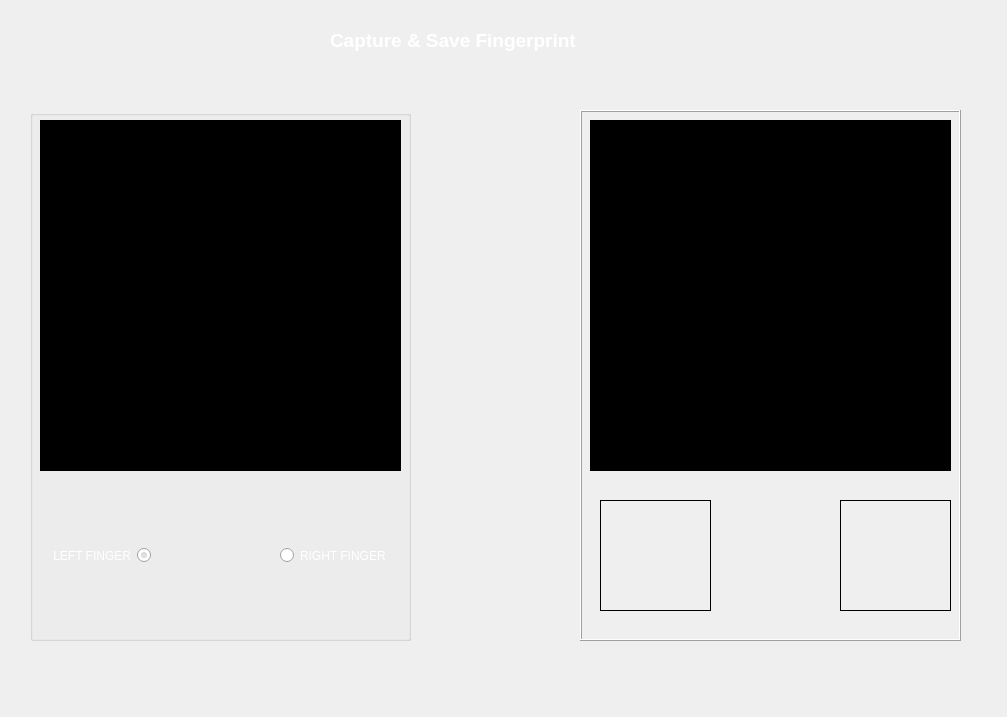
<?xml version="1.0" encoding="UTF-8"?>
<ui version="4.0">
 <class>FingerprintCaptureForm</class>
 <widget class="QWidget" name="FingerprintCaptureForm">
  <property name="geometry">
   <rect>
    <x>0</x>
    <y>0</y>
    <width>1007</width>
    <height>717</height>
   </rect>
  </property>
  <property name="windowTitle">
   <string>Form</string>
  </property>
  <widget class="QFrame" name="FingerprintSaveFrame">
   <property name="geometry">
    <rect>
     <x>580</x>
     <y>110</y>
     <width>381</width>
     <height>531</height>
    </rect>
   </property>
   <property name="frameShape">
    <enum>QFrame::Box</enum>
   </property>
   <property name="frameShadow">
    <enum>QFrame::Raised</enum>
   </property>
   <widget class="QPushButton" name="FingerprintSavePushButton">
    <property name="geometry">
     <rect>
      <x>150</x>
      <y>400</y>
      <width>91</width>
      <height>91</height>
     </rect>
    </property>
    <property name="text">
     <string/>
    </property>
    <property name="icon">
     <iconset resource="../rsc.qrc">
      <normaloff>:/resources/icons/save.png</normaloff>:/resources/icons/save.png</iconset>
    </property>
    <property name="iconSize">
     <size>
      <width>100</width>
      <height>100</height>
     </size>
    </property>
    <property name="autoDefault">
     <bool>false</bool>
    </property>
    <property name="flat">
     <bool>true</bool>
    </property>
   </widget>
   <widget class="QLabel" name="FingerprintCapturedLabel">
    <property name="geometry">
     <rect>
      <x>10</x>
      <y>10</y>
      <width>361</width>
      <height>351</height>
     </rect>
    </property>
    <property name="styleSheet">
     <string notr="true">background-color: rgb(0, 0, 0);</string>
    </property>
    <property name="frameShape">
     <enum>QFrame::NoFrame</enum>
    </property>
    <property name="frameShadow">
     <enum>QFrame::Raised</enum>
    </property>
    <property name="lineWidth">
     <number>1</number>
    </property>
    <property name="text">
     <string/>
    </property>
    <property name="scaledContents">
     <bool>true</bool>
    </property>
   </widget>
   <widget class="QLabel" name="ImageTwolabel">
    <property name="geometry">
     <rect>
      <x>260</x>
      <y>390</y>
      <width>111</width>
      <height>111</height>
     </rect>
    </property>
    <property name="frameShape">
     <enum>QFrame::Box</enum>
    </property>
    <property name="text">
     <string/>
    </property>
   </widget>
   <widget class="QLabel" name="ImageOnelabel">
    <property name="geometry">
     <rect>
      <x>20</x>
      <y>390</y>
      <width>111</width>
      <height>111</height>
     </rect>
    </property>
    <property name="frameShape">
     <enum>QFrame::Box</enum>
    </property>
    <property name="text">
     <string/>
    </property>
   </widget>
  </widget>
  <widget class="QLabel" name="TitleLabel">
   <property name="geometry">
    <rect>
     <x>330</x>
     <y>20</y>
     <width>371</width>
     <height>41</height>
    </rect>
   </property>
   <property name="font">
    <font>
     <pointsize>14</pointsize>
     <weight>75</weight>
     <bold>true</bold>
    </font>
   </property>
   <property name="styleSheet">
    <string notr="true">color: rgb(255, 255, 255);</string>
   </property>
   <property name="frameShape">
    <enum>QFrame::NoFrame</enum>
   </property>
   <property name="frameShadow">
    <enum>QFrame::Raised</enum>
   </property>
   <property name="text">
    <string>Capture &amp; Save Fingerprint</string>
   </property>
  </widget>
  <widget class="QGroupBox" name="FingerprintCaptureGroupBox">
   <property name="geometry">
    <rect>
     <x>30</x>
     <y>110</y>
     <width>381</width>
     <height>531</height>
    </rect>
   </property>
   <property name="styleSheet">
    <string notr="true"/>
   </property>
   <widget class="QLabel" name="FingerprintCaptureLabel">
    <property name="geometry">
     <rect>
      <x>10</x>
      <y>10</y>
      <width>361</width>
      <height>351</height>
     </rect>
    </property>
    <property name="styleSheet">
     <string notr="true">color: rgb(255, 255, 255);
font: 75 14pt &quot;MS Shell Dlg 2&quot;;
background-color: rgb(0, 0, 0);
</string>
    </property>
    <property name="text">
     <string/>
    </property>
    <property name="alignment">
     <set>Qt::AlignCenter</set>
    </property>
   </widget>
   <widget class="QPushButton" name="CapturePushButton">
    <property name="geometry">
     <rect>
      <x>140</x>
      <y>400</y>
      <width>101</width>
      <height>91</height>
     </rect>
    </property>
    <property name="text">
     <string/>
    </property>
    <property name="icon">
     <iconset resource="../rsc.qrc">
      <normaloff>:/resources/icons/fcapture.png</normaloff>
      <activeon>:/resources/icons/fcapture2.png</activeon>:/resources/icons/fcapture.png</iconset>
    </property>
    <property name="iconSize">
     <size>
      <width>150</width>
      <height>200</height>
     </size>
    </property>
    <property name="autoDefault">
     <bool>false</bool>
    </property>
    <property name="flat">
     <bool>true</bool>
    </property>
   </widget>
   <widget class="QRadioButton" name="LeftRadioButton">
    <property name="geometry">
     <rect>
      <x>10</x>
      <y>430</y>
      <width>111</width>
      <height>31</height>
     </rect>
    </property>
    <property name="layoutDirection">
     <enum>Qt::RightToLeft</enum>
    </property>
    <property name="styleSheet">
     <string notr="true">color: rgb(255, 255, 255);</string>
    </property>
    <property name="text">
     <string>LEFT FINGER</string>
    </property>
    <property name="checked">
     <bool>true</bool>
    </property>
   </widget>
   <widget class="QRadioButton" name="RightRadioButton">
    <property name="geometry">
     <rect>
      <x>250</x>
      <y>430</y>
      <width>121</width>
      <height>31</height>
     </rect>
    </property>
    <property name="styleSheet">
     <string notr="true">color: rgb(255, 255, 255);</string>
    </property>
    <property name="text">
     <string>RIGHT FINGER</string>
    </property>
   </widget>
  </widget>
  <widget class="QPushButton" name="HomePushButton">
   <property name="geometry">
    <rect>
     <x>870</x>
     <y>10</y>
     <width>91</width>
     <height>71</height>
    </rect>
   </property>
   <property name="text">
    <string/>
   </property>
   <property name="icon">
    <iconset resource="../rsc.qrc">
     <normaloff>:/resources/icons/home.png</normaloff>:/resources/icons/home.png</iconset>
   </property>
   <property name="iconSize">
    <size>
     <width>100</width>
     <height>100</height>
    </size>
   </property>
   <property name="flat">
    <bool>true</bool>
   </property>
  </widget>
 </widget>
 <resources>
  <include location="../rsc.qrc"/>
 </resources>
 <connections/>
</ui>
